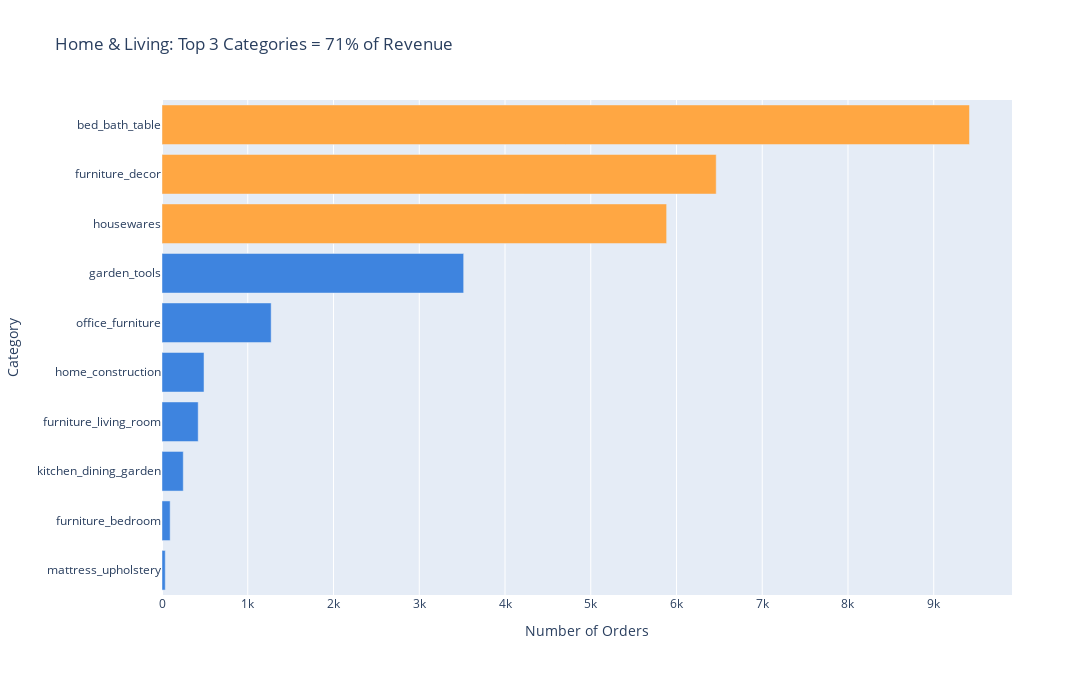

Notebook code for this chart:
### Code cell
# Top 3 categories drive ~80% of revenue (Home & Living)
cat_rev = df_home.groupby('category_display')['gmv_item'].sum().reset_index()
cat_orders = df_home.groupby('category_display')['order_id'].nunique().reset_index(name='order_count')
cat_summary = cat_rev.merge(cat_orders, on='category_display')
cat_summary = cat_summary.sort_values('gmv_item', ascending=False)

top3 = cat_summary.head(3)
top3_share = top3['gmv_item'].sum() / cat_summary['gmv_item'].sum()

plot_data = cat_summary.head(10).sort_values('order_count', ascending=True)
colors = [ACCENT_COLOR if c in top3['category_display'].values else MAIN_COLOR for c in plot_data['category_display']]

fig = go.Figure(go.Bar(
    y=plot_data['category_display'],
    x=plot_data['order_count'],
    orientation='h',
    marker=dict(color=colors)
))
fig.update_layout(
    title=f'Home & Living: Top 3 Categories = {top3_share:.0%} of Revenue',
    xaxis_title='Number of Orders',
    yaxis_title='Category',
    width=FIG_WIDTH,
    height=FIG_HEIGHT
)
fig.show()

### Figure 1 — Plotly figure (JSON) as saved in the notebook; plotly's stock layout.template omitted (floating-point values rounded to 4 significant figures)
{"data": [{"marker": {"color": ["#3e84df", "#3e84df", "#3e84df", "#3e84df", "#3e84df", "#3e84df", "#3e84df", "#ffa743", "#ffa743", "#ffa743"]}, "orientation": "h", "type": "bar", "x": [38, 95, 248, 422, 490, 1273, 3518, 5885, 6463, 9417], "y": ["mattress_upholstery", "furniture_bedroom", "kitchen_dining_garden", "furniture_living_room", "home_construction", "office_furniture", "garden_tools", "housewares", "furniture_decor", "bed_bath_table"]}], "layout": {"height": 675, "title": {"text": "Home & Living: Top 3 Categories = 71% of Revenue"}, "width": 1200, "xaxis": {"title": {"text": "Number of Orders"}}, "yaxis": {"title": {"text": "Category"}}}}
